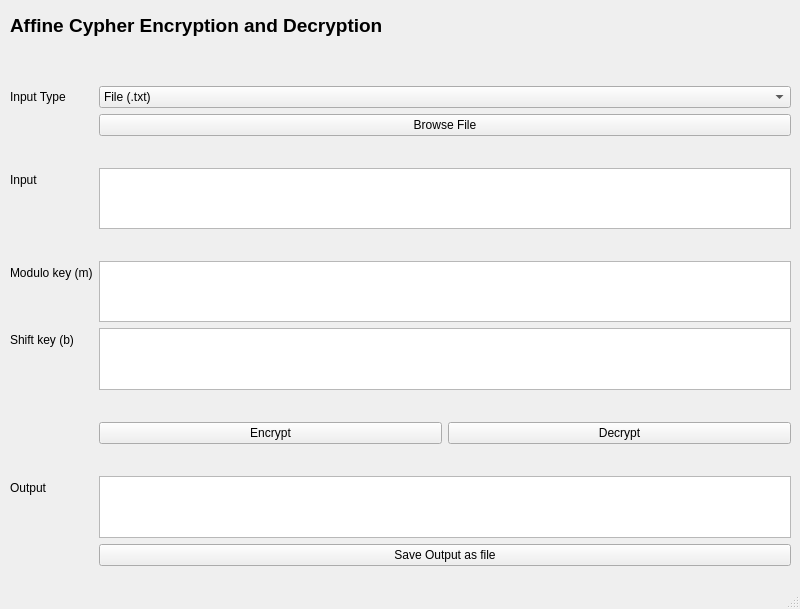
<?xml version="1.0" encoding="UTF-8"?>
<ui version="4.0">
 <class>MainWindow</class>
 <widget class="QMainWindow" name="MainWindow">
  <property name="geometry">
   <rect>
    <x>0</x>
    <y>0</y>
    <width>800</width>
    <height>609</height>
   </rect>
  </property>
  <property name="windowTitle">
   <string>MainWindow</string>
  </property>
  <widget class="QWidget" name="centralwidget">
   <widget class="QWidget" name="formLayoutWidget">
    <property name="geometry">
     <rect>
      <x>10</x>
      <y>60</y>
      <width>781</width>
      <height>506</height>
     </rect>
    </property>
    <layout class="QFormLayout" name="formLayout">
     <item row="0" column="1">
      <spacer name="horizontalSpacer">
       <property name="orientation">
        <enum>Qt::Horizontal</enum>
       </property>
       <property name="sizeHint" stdset="0">
        <size>
         <width>40</width>
         <height>20</height>
        </size>
       </property>
      </spacer>
     </item>
     <item row="1" column="1">
      <widget class="QComboBox" name="input_type_combobox">
       <item>
        <property name="text">
         <string>File (.txt)</string>
        </property>
       </item>
       <item>
        <property name="text">
         <string>Plaintext</string>
        </property>
       </item>
      </widget>
     </item>
     <item row="2" column="1">
      <widget class="QPushButton" name="browse_button">
       <property name="text">
        <string>Browse File</string>
       </property>
      </widget>
     </item>
     <item row="3" column="1">
      <spacer name="horizontalSpacer_4">
       <property name="orientation">
        <enum>Qt::Horizontal</enum>
       </property>
       <property name="sizeHint" stdset="0">
        <size>
         <width>40</width>
         <height>20</height>
        </size>
       </property>
      </spacer>
     </item>
     <item row="4" column="0">
      <widget class="QLabel" name="label">
       <property name="text">
        <string>Input</string>
       </property>
      </widget>
     </item>
     <item row="4" column="1">
      <widget class="QPlainTextEdit" name="input_box"/>
     </item>
     <item row="5" column="1">
      <spacer name="horizontalSpacer_5">
       <property name="orientation">
        <enum>Qt::Horizontal</enum>
       </property>
       <property name="sizeHint" stdset="0">
        <size>
         <width>40</width>
         <height>20</height>
        </size>
       </property>
      </spacer>
     </item>
     <item row="6" column="0">
      <widget class="QLabel" name="label_4">
       <property name="text">
        <string>Modulo key (m)</string>
       </property>
      </widget>
     </item>
     <item row="6" column="1">
      <widget class="QPlainTextEdit" name="m_key_box"/>
     </item>
     <item row="8" column="1">
      <spacer name="horizontalSpacer_3">
       <property name="orientation">
        <enum>Qt::Horizontal</enum>
       </property>
       <property name="sizeHint" stdset="0">
        <size>
         <width>40</width>
         <height>20</height>
        </size>
       </property>
      </spacer>
     </item>
     <item row="9" column="1">
      <layout class="QHBoxLayout" name="horizontalLayout">
       <item>
        <widget class="QPushButton" name="encrypt_button">
         <property name="text">
          <string>Encrypt</string>
         </property>
        </widget>
       </item>
       <item>
        <widget class="QPushButton" name="decrypt_button">
         <property name="text">
          <string>Decrypt</string>
         </property>
        </widget>
       </item>
      </layout>
     </item>
     <item row="11" column="1">
      <spacer name="horizontalSpacer_2">
       <property name="orientation">
        <enum>Qt::Horizontal</enum>
       </property>
       <property name="sizeHint" stdset="0">
        <size>
         <width>40</width>
         <height>20</height>
        </size>
       </property>
      </spacer>
     </item>
     <item row="1" column="0">
      <widget class="QLabel" name="label_3">
       <property name="text">
        <string>Input Type</string>
       </property>
      </widget>
     </item>
     <item row="12" column="1">
      <widget class="QPlainTextEdit" name="output_box"/>
     </item>
     <item row="12" column="0">
      <widget class="QLabel" name="label_2">
       <property name="text">
        <string>Output</string>
       </property>
      </widget>
     </item>
     <item row="13" column="1">
      <widget class="QPushButton" name="save_button">
       <property name="text">
        <string>Save Output as file</string>
       </property>
      </widget>
     </item>
     <item row="7" column="1">
      <widget class="QPlainTextEdit" name="b_key_box"/>
     </item>
     <item row="7" column="0">
      <widget class="QLabel" name="label_5">
       <property name="text">
        <string>Shift key (b)</string>
       </property>
      </widget>
     </item>
    </layout>
   </widget>
   <widget class="QLabel" name="vigenere_title">
    <property name="geometry">
     <rect>
      <x>10</x>
      <y>10</y>
      <width>781</width>
      <height>31</height>
     </rect>
    </property>
    <property name="font">
     <font>
      <pointsize>14</pointsize>
      <weight>75</weight>
      <bold>true</bold>
     </font>
    </property>
    <property name="text">
     <string>Affine Cypher Encryption and Decryption</string>
    </property>
   </widget>
  </widget>
  <widget class="QMenuBar" name="menubar">
   <property name="geometry">
    <rect>
     <x>0</x>
     <y>0</y>
     <width>800</width>
     <height>22</height>
    </rect>
   </property>
  </widget>
  <widget class="QStatusBar" name="statusbar"/>
 </widget>
 <resources/>
 <connections>
  <connection>
   <sender>browse_button</sender>
   <signal>clicked()</signal>
   <receiver>input_box</receiver>
   <slot>paste()</slot>
   <hints>
    <hint type="sourcelabel">
     <x>109</x>
     <y>145</y>
    </hint>
    <hint type="destinationlabel">
     <x>110</x>
     <y>216</y>
    </hint>
   </hints>
  </connection>
  <connection>
   <sender>input_type_combobox</sender>
   <signal>currentIndexChanged(int)</signal>
   <receiver>browse_button</receiver>
   <slot>toggle()</slot>
   <hints>
    <hint type="sourcelabel">
     <x>239</x>
     <y>118</y>
    </hint>
    <hint type="destinationlabel">
     <x>240</x>
     <y>141</y>
    </hint>
   </hints>
  </connection>
  <connection>
   <sender>encrypt_button</sender>
   <signal>clicked()</signal>
   <receiver>output_box</receiver>
   <slot>paste()</slot>
   <hints>
    <hint type="sourcelabel">
     <x>177</x>
     <y>416</y>
    </hint>
    <hint type="destinationlabel">
     <x>174</x>
     <y>464</y>
    </hint>
   </hints>
  </connection>
  <connection>
   <sender>decrypt_button</sender>
   <signal>clicked()</signal>
   <receiver>output_box</receiver>
   <slot>paste()</slot>
   <hints>
    <hint type="sourcelabel">
     <x>653</x>
     <y>412</y>
    </hint>
    <hint type="destinationlabel">
     <x>660</x>
     <y>462</y>
    </hint>
   </hints>
  </connection>
 </connections>
</ui>
